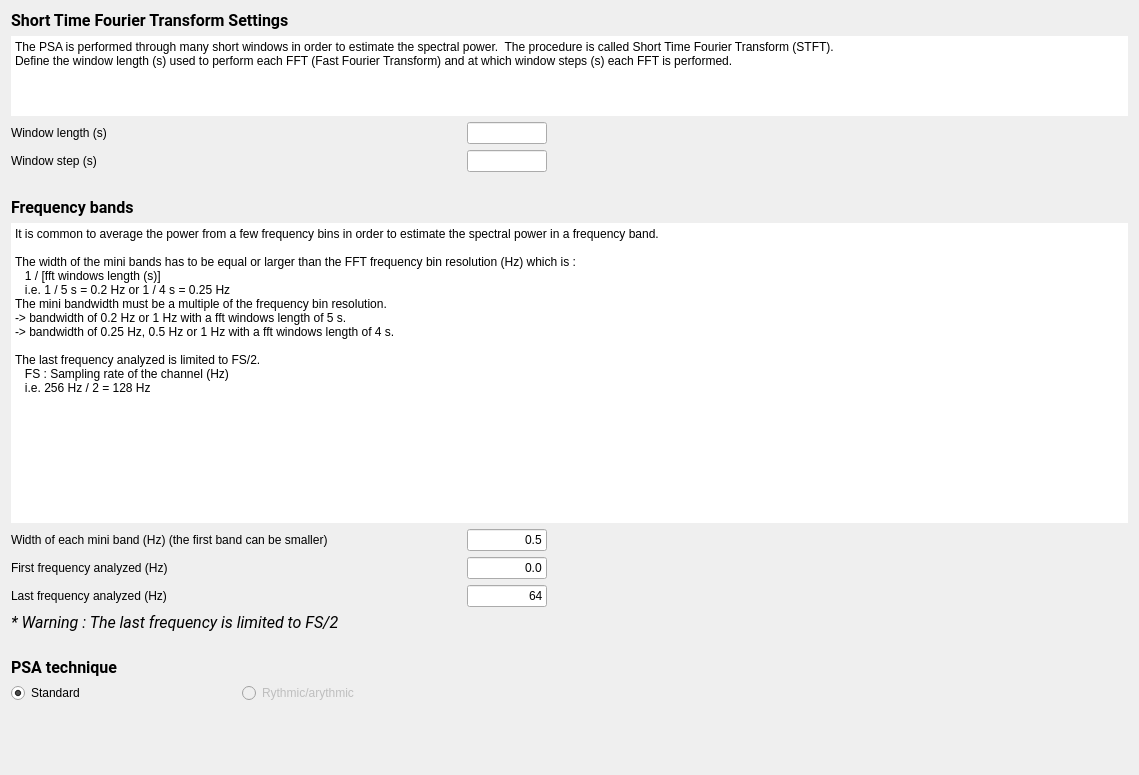
<?xml version="1.0" encoding="UTF-8"?>
<ui version="4.0">
 <class>SpectralSettings</class>
 <widget class="QWidget" name="SpectralSettings">
  <property name="geometry">
   <rect>
    <x>0</x>
    <y>0</y>
    <width>1139</width>
    <height>775</height>
   </rect>
  </property>
  <property name="minimumSize">
   <size>
    <width>0</width>
    <height>0</height>
   </size>
  </property>
  <property name="windowTitle">
   <string/>
  </property>
  <property name="styleSheet">
   <string>font: 12pt &quot;Roboto&quot;;</string>
  </property>
  <layout class="QVBoxLayout" name="verticalLayout_2">
   <item>
    <layout class="QVBoxLayout" name="verticalLayout">
     <item>
      <widget class="QLabel" name="label_3">
       <property name="maximumSize">
        <size>
         <width>16777215</width>
         <height>30</height>
        </size>
       </property>
       <property name="font">
        <font>
         <family>Roboto</family>
         <pointsize>12</pointsize>
         <weight>50</weight>
         <italic>false</italic>
         <bold>false</bold>
        </font>
       </property>
       <property name="text">
        <string>&lt;html&gt;&lt;head/&gt;&lt;body&gt;&lt;p&gt;&lt;span style=&quot; font-weight:600;&quot;&gt;Short Time Fourier Transform Settings&lt;/span&gt;&lt;/p&gt;&lt;/body&gt;&lt;/html&gt;</string>
       </property>
      </widget>
     </item>
     <item>
      <widget class="QPlainTextEdit" name="plainTextEdit_2">
       <property name="minimumSize">
        <size>
         <width>0</width>
         <height>45</height>
        </size>
       </property>
       <property name="maximumSize">
        <size>
         <width>16777215</width>
         <height>80</height>
        </size>
       </property>
       <property name="frameShape">
        <enum>QFrame::HLine</enum>
       </property>
       <property name="frameShadow">
        <enum>QFrame::Plain</enum>
       </property>
       <property name="lineWidth">
        <number>0</number>
       </property>
       <property name="readOnly">
        <bool>true</bool>
       </property>
       <property name="plainText">
        <string>The PSA is performed through many short windows in order to estimate the spectral power.  The procedure is called Short Time Fourier Transform (STFT).
Define the window length (s) used to perform each FFT (Fast Fourier Transform) and at which window steps (s) each FFT is performed.</string>
       </property>
      </widget>
     </item>
     <item>
      <layout class="QGridLayout" name="gridLayout">
       <property name="sizeConstraint">
        <enum>QLayout::SetNoConstraint</enum>
       </property>
       <item row="1" column="0">
        <widget class="QLabel" name="label_2">
         <property name="sizePolicy">
          <sizepolicy hsizetype="Minimum" vsizetype="Preferred">
           <horstretch>0</horstretch>
           <verstretch>0</verstretch>
          </sizepolicy>
         </property>
         <property name="minimumSize">
          <size>
           <width>200</width>
           <height>0</height>
          </size>
         </property>
         <property name="text">
          <string>Window step (s)</string>
         </property>
        </widget>
       </item>
       <item row="1" column="1">
        <widget class="QLineEdit" name="win_step_lineEdit">
         <property name="maximumSize">
          <size>
           <width>80</width>
           <height>16777215</height>
          </size>
         </property>
         <property name="toolTip">
          <string>At which window steps (s) the FFT (Fast Fourier Transform) is performed.</string>
         </property>
        </widget>
       </item>
       <item row="0" column="1">
        <widget class="QLineEdit" name="win_len_lineEdit">
         <property name="maximumSize">
          <size>
           <width>80</width>
           <height>16777215</height>
          </size>
         </property>
         <property name="toolTip">
          <string>Window length (s) used to perform the FFT (Fast Fourier Transform).</string>
         </property>
        </widget>
       </item>
       <item row="0" column="0">
        <widget class="QLabel" name="label">
         <property name="sizePolicy">
          <sizepolicy hsizetype="Minimum" vsizetype="Preferred">
           <horstretch>0</horstretch>
           <verstretch>0</verstretch>
          </sizepolicy>
         </property>
         <property name="minimumSize">
          <size>
           <width>450</width>
           <height>0</height>
          </size>
         </property>
         <property name="maximumSize">
          <size>
           <width>500</width>
           <height>500</height>
          </size>
         </property>
         <property name="text">
          <string>Window length (s)</string>
         </property>
        </widget>
       </item>
       <item row="0" column="2">
        <spacer name="horizontalSpacer_2">
         <property name="orientation">
          <enum>Qt::Horizontal</enum>
         </property>
         <property name="sizeHint" stdset="0">
          <size>
           <width>40</width>
           <height>20</height>
          </size>
         </property>
        </spacer>
       </item>
       <item row="1" column="2">
        <spacer name="horizontalSpacer_3">
         <property name="orientation">
          <enum>Qt::Horizontal</enum>
         </property>
         <property name="sizeHint" stdset="0">
          <size>
           <width>40</width>
           <height>20</height>
          </size>
         </property>
        </spacer>
       </item>
      </layout>
     </item>
    </layout>
   </item>
   <item>
    <spacer name="verticalSpacer_3">
     <property name="orientation">
      <enum>Qt::Vertical</enum>
     </property>
     <property name="sizeType">
      <enum>QSizePolicy::Fixed</enum>
     </property>
     <property name="sizeHint" stdset="0">
      <size>
       <width>20</width>
       <height>20</height>
      </size>
     </property>
    </spacer>
   </item>
   <item>
    <layout class="QVBoxLayout" name="verticalLayout_5">
     <item>
      <widget class="QLabel" name="label_7">
       <property name="maximumSize">
        <size>
         <width>16777215</width>
         <height>30</height>
        </size>
       </property>
       <property name="font">
        <font>
         <family>Roboto</family>
         <pointsize>12</pointsize>
         <weight>50</weight>
         <italic>false</italic>
         <bold>false</bold>
        </font>
       </property>
       <property name="text">
        <string>&lt;html&gt;&lt;head/&gt;&lt;body&gt;&lt;p&gt;&lt;span style=&quot; font-weight:600;&quot;&gt;Frequency bands&lt;/span&gt;&lt;/p&gt;&lt;/body&gt;&lt;/html&gt;</string>
       </property>
      </widget>
     </item>
     <item>
      <widget class="QPlainTextEdit" name="plainTextEdit">
       <property name="sizePolicy">
        <sizepolicy hsizetype="Expanding" vsizetype="Expanding">
         <horstretch>0</horstretch>
         <verstretch>0</verstretch>
        </sizepolicy>
       </property>
       <property name="minimumSize">
        <size>
         <width>0</width>
         <height>300</height>
        </size>
       </property>
       <property name="maximumSize">
        <size>
         <width>16777215</width>
         <height>16777215</height>
        </size>
       </property>
       <property name="frameShape">
        <enum>QFrame::HLine</enum>
       </property>
       <property name="frameShadow">
        <enum>QFrame::Plain</enum>
       </property>
       <property name="lineWidth">
        <number>0</number>
       </property>
       <property name="readOnly">
        <bool>true</bool>
       </property>
       <property name="plainText">
        <string>It is common to average the power from a few frequency bins in order to estimate the spectral power in a frequency band.

The width of the mini bands has to be equal or larger than the FFT frequency bin resolution (Hz) which is :
   1 / [fft windows length (s)]
   i.e. 1 / 5 s = 0.2 Hz or 1 / 4 s = 0.25 Hz
The mini bandwidth must be a multiple of the frequency bin resolution.
-&gt; bandwidth of 0.2 Hz or 1 Hz with a fft windows length of 5 s.
-&gt; bandwidth of 0.25 Hz, 0.5 Hz or 1 Hz with a fft windows length of 4 s. 

The last frequency analyzed is limited to FS/2.
   FS : Sampling rate of the channel (Hz)
   i.e. 256 Hz / 2 = 128 Hz</string>
       </property>
      </widget>
     </item>
    </layout>
   </item>
   <item>
    <layout class="QGridLayout" name="gridLayout_2">
     <item row="0" column="0">
      <widget class="QLabel" name="label_8">
       <property name="sizePolicy">
        <sizepolicy hsizetype="Minimum" vsizetype="Preferred">
         <horstretch>0</horstretch>
         <verstretch>0</verstretch>
        </sizepolicy>
       </property>
       <property name="minimumSize">
        <size>
         <width>450</width>
         <height>0</height>
        </size>
       </property>
       <property name="maximumSize">
        <size>
         <width>450</width>
         <height>16777215</height>
        </size>
       </property>
       <property name="text">
        <string>Width of each mini band (Hz) (the first band can be smaller)</string>
       </property>
      </widget>
     </item>
     <item row="0" column="1">
      <widget class="QLineEdit" name="miniband_lineEdit">
       <property name="minimumSize">
        <size>
         <width>0</width>
         <height>0</height>
        </size>
       </property>
       <property name="maximumSize">
        <size>
         <width>80</width>
         <height>16777215</height>
        </size>
       </property>
       <property name="text">
        <string>0.5</string>
       </property>
       <property name="alignment">
        <set>Qt::AlignRight|Qt::AlignTrailing|Qt::AlignVCenter</set>
       </property>
      </widget>
     </item>
     <item row="0" column="2">
      <spacer name="horizontalSpacer_4">
       <property name="orientation">
        <enum>Qt::Horizontal</enum>
       </property>
       <property name="sizeHint" stdset="0">
        <size>
         <width>58</width>
         <height>13</height>
        </size>
       </property>
      </spacer>
     </item>
     <item row="1" column="0">
      <widget class="QLabel" name="label_4">
       <property name="text">
        <string>First frequency analyzed (Hz)</string>
       </property>
      </widget>
     </item>
     <item row="1" column="1">
      <widget class="QLineEdit" name="first_freq_lineEdit">
       <property name="maximumSize">
        <size>
         <width>80</width>
         <height>16777215</height>
        </size>
       </property>
       <property name="text">
        <string>0.0</string>
       </property>
       <property name="alignment">
        <set>Qt::AlignRight|Qt::AlignTrailing|Qt::AlignVCenter</set>
       </property>
      </widget>
     </item>
     <item row="1" column="2">
      <spacer name="horizontalSpacer_6">
       <property name="orientation">
        <enum>Qt::Horizontal</enum>
       </property>
       <property name="sizeHint" stdset="0">
        <size>
         <width>58</width>
         <height>20</height>
        </size>
       </property>
      </spacer>
     </item>
     <item row="2" column="0">
      <widget class="QLabel" name="label_9">
       <property name="sizePolicy">
        <sizepolicy hsizetype="Minimum" vsizetype="Preferred">
         <horstretch>0</horstretch>
         <verstretch>0</verstretch>
        </sizepolicy>
       </property>
       <property name="minimumSize">
        <size>
         <width>300</width>
         <height>0</height>
        </size>
       </property>
       <property name="maximumSize">
        <size>
         <width>16777215</width>
         <height>16777215</height>
        </size>
       </property>
       <property name="text">
        <string>Last frequency analyzed (Hz)</string>
       </property>
      </widget>
     </item>
     <item row="2" column="1">
      <widget class="QLineEdit" name="last_freq_lineEdit">
       <property name="maximumSize">
        <size>
         <width>80</width>
         <height>16777215</height>
        </size>
       </property>
       <property name="text">
        <string>64</string>
       </property>
       <property name="alignment">
        <set>Qt::AlignRight|Qt::AlignTrailing|Qt::AlignVCenter</set>
       </property>
      </widget>
     </item>
     <item row="2" column="2">
      <spacer name="horizontalSpacer_5">
       <property name="orientation">
        <enum>Qt::Horizontal</enum>
       </property>
       <property name="sizeHint" stdset="0">
        <size>
         <width>58</width>
         <height>20</height>
        </size>
       </property>
      </spacer>
     </item>
    </layout>
   </item>
   <item>
    <widget class="QLabel" name="label_10">
     <property name="font">
      <font>
       <family>Roboto</family>
       <pointsize>12</pointsize>
       <weight>50</weight>
       <italic>false</italic>
       <bold>false</bold>
      </font>
     </property>
     <property name="text">
      <string>&lt;html&gt;&lt;head/&gt;&lt;body&gt;&lt;p&gt;&lt;span style=&quot; font-size:12pt; font-style:italic;&quot;&gt;* Warning : The last frequency is limited to FS/2 &lt;/span&gt;&lt;/p&gt;&lt;/body&gt;&lt;/html&gt;</string>
     </property>
     <property name="alignment">
      <set>Qt::AlignLeading|Qt::AlignLeft|Qt::AlignVCenter</set>
     </property>
    </widget>
   </item>
   <item>
    <spacer name="verticalSpacer_4">
     <property name="orientation">
      <enum>Qt::Vertical</enum>
     </property>
     <property name="sizeType">
      <enum>QSizePolicy::Fixed</enum>
     </property>
     <property name="sizeHint" stdset="0">
      <size>
       <width>20</width>
       <height>20</height>
      </size>
     </property>
    </spacer>
   </item>
   <item>
    <layout class="QVBoxLayout" name="verticalLayout_4">
     <item>
      <widget class="QLabel" name="label_6">
       <property name="font">
        <font>
         <family>Roboto</family>
         <pointsize>12</pointsize>
         <weight>50</weight>
         <italic>false</italic>
         <bold>false</bold>
        </font>
       </property>
       <property name="text">
        <string>&lt;html&gt;&lt;head/&gt;&lt;body&gt;&lt;p&gt;&lt;span style=&quot; font-weight:600;&quot;&gt;PSA technique&lt;/span&gt;&lt;/p&gt;&lt;/body&gt;&lt;/html&gt;</string>
       </property>
      </widget>
     </item>
     <item>
      <layout class="QHBoxLayout" name="horizontalLayout_3">
       <item>
        <widget class="QRadioButton" name="std_radioButton">
         <property name="enabled">
          <bool>true</bool>
         </property>
         <property name="minimumSize">
          <size>
           <width>225</width>
           <height>0</height>
          </size>
         </property>
         <property name="maximumSize">
          <size>
           <width>500</width>
           <height>16777215</height>
          </size>
         </property>
         <property name="text">
          <string>Standard </string>
         </property>
         <property name="checked">
          <bool>true</bool>
         </property>
        </widget>
       </item>
       <item>
        <widget class="QRadioButton" name="RA_radioButton">
         <property name="enabled">
          <bool>false</bool>
         </property>
         <property name="minimumSize">
          <size>
           <width>225</width>
           <height>0</height>
          </size>
         </property>
         <property name="text">
          <string>Rythmic/arythmic</string>
         </property>
        </widget>
       </item>
       <item>
        <spacer name="horizontalSpacer">
         <property name="orientation">
          <enum>Qt::Horizontal</enum>
         </property>
         <property name="sizeHint" stdset="0">
          <size>
           <width>40</width>
           <height>20</height>
          </size>
         </property>
        </spacer>
       </item>
      </layout>
     </item>
    </layout>
   </item>
   <item>
    <spacer name="verticalSpacer">
     <property name="orientation">
      <enum>Qt::Vertical</enum>
     </property>
     <property name="sizeType">
      <enum>QSizePolicy::Expanding</enum>
     </property>
     <property name="sizeHint" stdset="0">
      <size>
       <width>709</width>
       <height>19</height>
      </size>
     </property>
    </spacer>
   </item>
  </layout>
 </widget>
 <resources>
  <include location="../../../../../snooz-toolbox/src/main/python/ui/themes/themes.qrc"/>
 </resources>
 <connections>
  <connection>
   <sender>win_len_lineEdit</sender>
   <signal>editingFinished()</signal>
   <receiver>SpectralSettings</receiver>
   <slot>miniband_edit_slot()</slot>
   <hints>
    <hint type="sourcelabel">
     <x>307</x>
     <y>87</y>
    </hint>
    <hint type="destinationlabel">
     <x>376</x>
     <y>408</y>
    </hint>
   </hints>
  </connection>
  <connection>
   <sender>last_freq_lineEdit</sender>
   <signal>editingFinished()</signal>
   <receiver>SpectralSettings</receiver>
   <slot>lastfreq_edit_slot()</slot>
   <hints>
    <hint type="sourcelabel">
     <x>307</x>
     <y>433</y>
    </hint>
    <hint type="destinationlabel">
     <x>376</x>
     <y>408</y>
    </hint>
   </hints>
  </connection>
  <connection>
   <sender>miniband_lineEdit</sender>
   <signal>editingFinished()</signal>
   <receiver>SpectralSettings</receiver>
   <slot>miniband_edit_slot()</slot>
   <hints>
    <hint type="sourcelabel">
     <x>307</x>
     <y>406</y>
    </hint>
    <hint type="destinationlabel">
     <x>376</x>
     <y>408</y>
    </hint>
   </hints>
  </connection>
 </connections>
 <slots>
  <slot>miniband_edit_slot()</slot>
  <slot>lastfreq_edit_slot()</slot>
 </slots>
</ui>
